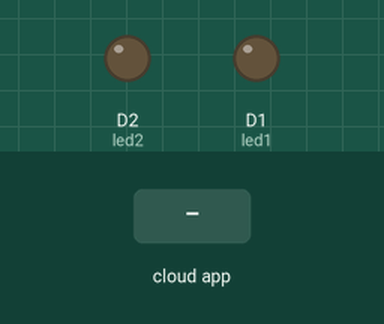
This sketch was run on a simulated ESP8266 (NodeMCU). Parts: output pins drawn as LEDs (lit = HIGH). The inputs (shaded band) are chosen by the test bench. WiFi joins after 1.5 s; servers stay silent unless stated; the Firebase database answers and starts empty; what the sketch prints to the serial monitor is not drawn.

Above: at 2.7 s.
2.8 s: the phone or cloud app sets led1 to 1
At 3.6 s:
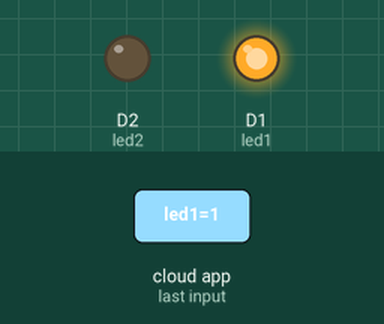
4.3 s: the phone or cloud app sets led2 to 1
At 5.6 s:
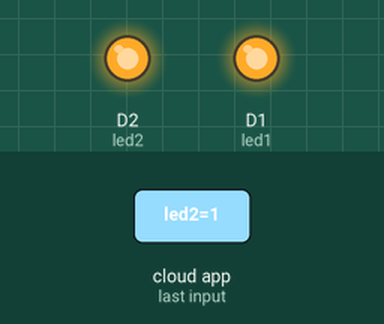
6.1 s: the phone or cloud app sets led1 to 0
At 7.6 s:
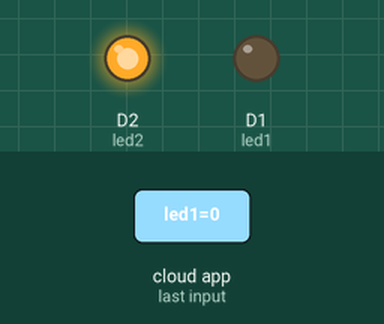
7.9 s: the phone or cloud app sets led2 to 0
At 9.6 s:
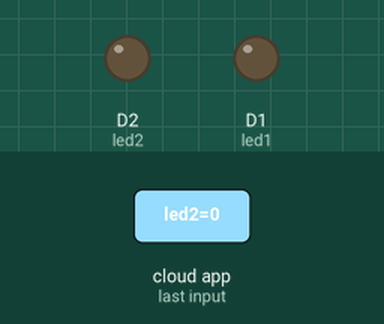
Timing chart, 0 to 10.7 s (numbered marks = the images above; inputs shaded):
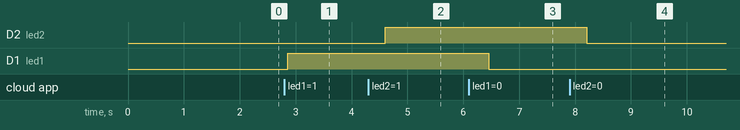

The sketch:

Full_IOT.ino
```cpp
//FirebaseESP8266.h must be included before ESP8266WiFi.h
#include "FirebaseESP8266.h"  // Install Firebase ESP8266 library
#include <ESP8266WiFi.h>

#define WIFI_SSID "Mistry"        // Your WiFi SSID
#define WIFI_PASSWORD "44445555"    // Your WiFi Password
#define PROJECT_ID "electro-caps-iot-default-rtdb.firebaseio.com"
#define FIREBASE_AUTH "NWnGsaFosDj6tv0kciGSwp7n3YjKYK8UcSArbHhe"


int led1 = D1;
int led2 =D2;

//Define FirebaseESP8266 data object

FirebaseData ledData;

FirebaseJson json;


void setup()
{

  Serial.begin(9600);


  pinMode(led1,OUTPUT);
  pinMode(led2,OUTPUT);

  WiFi.begin(WIFI_SSID, WIFI_PASSWORD);
  Serial.print("Connecting to Wi-Fi");
  while (WiFi.status() != WL_CONNECTED)
  {
    Serial.print(".");
    delay(300);
  }
  Serial.println();
  Serial.print("Connected with IP: ");
  Serial.println(WiFi.localIP());
  Serial.println();

  Firebase.begin(PROJECT_ID, FIREBASE_AUTH);
  Firebase.reconnectWiFi(true);

}


void loop() {

  if (Firebase.getString(ledData, "/ElectroIOT/led1")){
    Serial.println(ledData.stringData());
    if (ledData.stringData() == "1") {
    digitalWrite(led1, HIGH);
    }
  else if (ledData.stringData() == "0"){
    digitalWrite(led1, LOW);
    }
  }

   if (Firebase.getString(ledData, "/ElectroIOT/led2")){
    Serial.println(ledData.stringData());
    if (ledData.stringData() == "1") {
    digitalWrite(led2, HIGH);
    }
  else if (ledData.stringData() == "0"){
    digitalWrite(led2, LOW);
    }
  }
  delay(100);
}
```

Measured:
- after the input at 2.8 s, D1 (led1): LOW → HIGH after 0.05 s
- after the input at 4.3 s, D2 (led2): LOW → HIGH after 0.31 s
- after the input at 6.1 s, D1 (led1): HIGH → LOW after 0.36 s
- after the input at 7.9 s, D2 (led2): HIGH → LOW after 0.31 s
